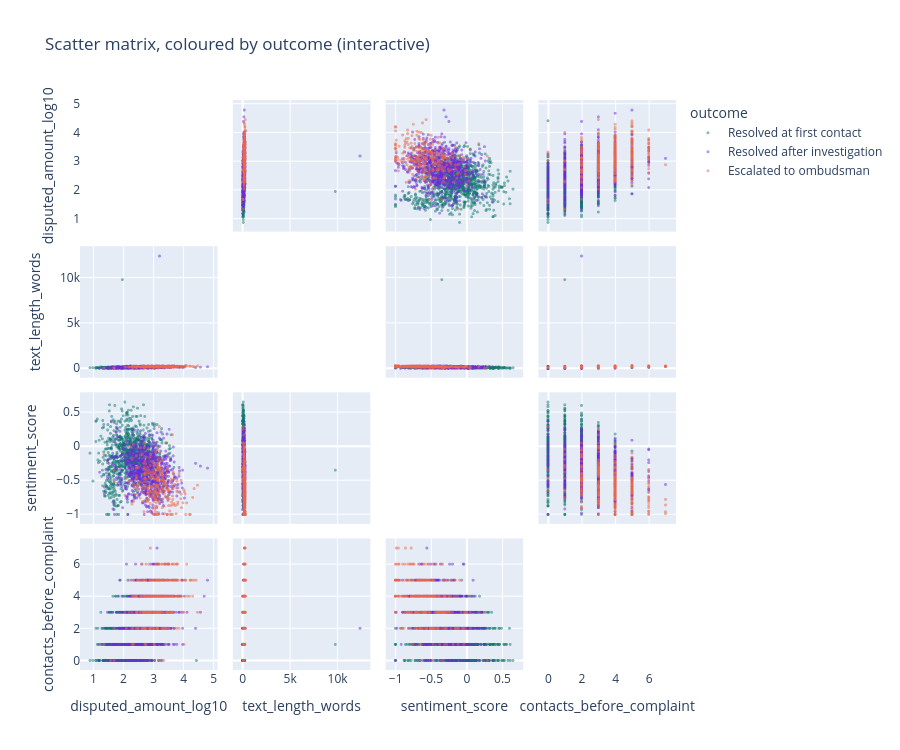

This figure's notebook cell:
### Code cell
fig = px.scatter_matrix(num.join(df[["outcome", "complaint_id"]]),
                        dimensions=["disputed_amount_log10", "text_length_words", "sentiment_score", "contacts_before_complaint"],
                        color="outcome", opacity=0.5, hover_data=["complaint_id"],
                        category_orders={"outcome": OUTCOME_ORDER}, color_discrete_map=OUTCOME_COLORS,
                        title="Scatter matrix, coloured by outcome (interactive)")
fig.update_traces(diagonal_visible=False, marker=dict(size=3))
fig.update_layout(height=750)
fig.show()

### Figure 1 — Plotly figure (JSON) as saved in the notebook; plotly's stock layout.template omitted (floating-point values rounded to 4 significant figures; data arrays with more than 128 entries replaced by an {"elided": "..."} marker saying what was removed)
{"data": [{"customdata": {"elided": "1430x1 str values"}, "diagonal": {"visible": false}, "dimensions": [{"axis": {"matches": true}, "label": "disputed_amount_log10", "values": {"elided": "1430 float values"}}, {"axis": {"matches": true}, "label": "text_length_words", "values": {"elided": "1430 float values"}}, {"axis": {"matches": true}, "label": "sentiment_score", "values": {"elided": "1430 float values"}}, {"axis": {"matches": true}, "label": "contacts_before_complaint", "values": {"elided": "1430 float values"}}], "hovertemplate": "outcome=Resolved at first contact<br>%{xaxis.title.text}=%{x}<br>%{yaxis.title.text}=%{y}<br>complaint_id=%{customdata[0]}<extra></extra>", "legendgroup": "Resolved at first contact", "marker": {"color": "#0F766E", "opacity": 0.5, "size": 3, "symbol": "circle"}, "name": "Resolved at first contact", "showlegend": true, "type": "splom"}, {"customdata": {"elided": "1146x1 str values"}, "diagonal": {"visible": false}, "dimensions": [{"axis": {"matches": true}, "label": "disputed_amount_log10", "values": {"elided": "1146 float values"}}, {"axis": {"matches": true}, "label": "text_length_words", "values": {"elided": "1146 float values"}}, {"axis": {"matches": true}, "label": "sentiment_score", "values": {"elided": "1146 float values"}}, {"axis": {"matches": true}, "label": "contacts_before_complaint", "values": {"elided": "1146 float values"}}], "hovertemplate": "outcome=Resolved after investigation<br>%{xaxis.title.text}=%{x}<br>%{yaxis.title.text}=%{y}<br>complaint_id=%{customdata[0]}<extra></extra>", "legendgroup": "Resolved after investigation", "marker": {"color": "#6D28D9", "opacity": 0.5, "size": 3, "symbol": "circle"}, "name": "Resolved after investigation", "showlegend": true, "type": "splom"}, {"customdata": {"elided": "424x1 str values"}, "diagonal": {"visible": false}, "dimensions": [{"axis": {"matches": true}, "label": "disputed_amount_log10", "values": {"elided": "424 float values"}}, {"axis": {"matches": true}, "label": "text_length_words", "values": {"elided": "424 float values"}}, {"axis": {"matches": true}, "label": "sentiment_score", "values": {"elided": "424 float values"}}, {"axis": {"matches": true}, "label": "contacts_before_complaint", "values": {"elided": "424 float values"}}], "hovertemplate": "outcome=Escalated to ombudsman<br>%{xaxis.title.text}=%{x}<br>%{yaxis.title.text}=%{y}<br>complaint_id=%{customdata[0]}<extra></extra>", "legendgroup": "Escalated to ombudsman", "marker": {"color": "#E8674A", "opacity": 0.5, "size": 3, "symbol": "circle"}, "name": "Escalated to ombudsman", "showlegend": true, "type": "splom"}], "layout": {"dragmode": "select", "height": 750, "legend": {"title": {"text": "outcome"}, "tracegroupgap": 0}, "title": {"text": "Scatter matrix, coloured by outcome (interactive)"}}}
